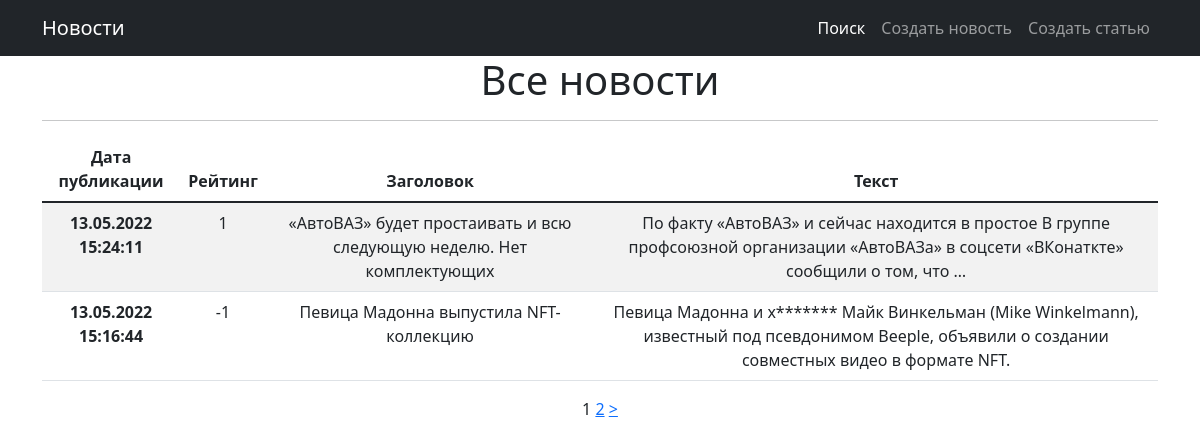
The page /news/ on the database as committed earlier.
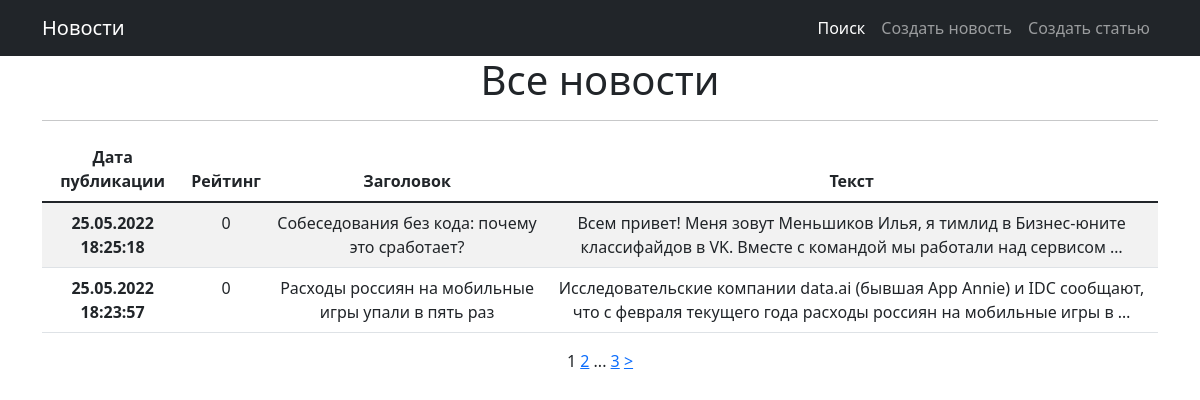
The same page on the database as committed later.
### news/models.py (models this page shows, shortened)
class Post(models.Model):
    types = models.CharField(max_length=2, choices=POST_TYPES, default=news)
    date_create = models.DateTimeField(auto_now_add=True)
    header = models.CharField(max_length=255)
    text = models.TextField()
    rating = models.IntegerField(default=0)
    author_id = models.ForeignKey(Author, on_delete=models.CASCADE)
    categories = models.ManyToManyField(Category, through='PostCategory')

### news/views.py (the view)
# urls.py: path('news/', PostList.as_view(), name='postlist'),
class PostList(ListView):
    model = Post
    ordering = '-date_create'
    template_name = 'news/postlist.html'
    context_object_name = 'posts'
    paginate_by = paginator_items_count #ограничение вывода на страницу

### news/templatetags/custom_filters.py (called while the page is built)
def replace(match):
    word = match.group()
    if word.lower() in bad_words:
        return word[0] + '*' * (len(word) - 1)
    else:
        return word

@register.filter()
def censor(value):
    return re.sub(r'\b\w*\b', replace, value, flags=re.I | re.U)

### news/templatetags/custom_tags.py (called while the page is built)
@register.simple_tag(takes_context=True)
def url_replace(context, **kwargs):
   d = context['request'].GET.copy()
   for k, v in kwargs.items():
       d[k] = v
   return d.urlencode()

### templates/news/postlist.html (shortened to what this page needs)
{% extends 'news/default.html' %}
{% load custom_filters %}
{% load custom_tags %}
{% block content %}
   <h1>Все новости</h1>
   <hr>
   {% if posts %}
        <table class="table table-striped">
            <thead>
                <tr>
                    <th scope="col">Дата публикации</th>
                    <th scope="col">Рейтинг</th>
                    <th scope="col">Заголовок</th>
                    <th scope="col">Текст</th>
                </tr>
            </thead>
            <tbody>
           {% for p in posts %}
           <tr>
               <th>{{ p.date_create|date:'d.m.Y H:i:s' }}</th>
               <td>{{ p.rating }}</td>
               <td>{{ p.header|censor }}</td>
               <td>{{ p.text|truncatewords:20|censor }}</td>
           </tr>
           {% endfor %}
            </tbody>
        </table>
   {% else %}
       <h2>Публикации отсутствуют!</h2>
   {% endif %}
{% endblock content %}

### templates/news/default.html (shortened to what this page needs)
<!DOCTYPE html>
<html lang="en">
    <head>
        {% load static %}
        <link href="{% static 'css/styles.css' %}" rel="stylesheet" />
    </head>
    <body>
        <nav class="navbar navbar-expand-lg navbar-dark bg-dark">
            <div class="container">
                <a class="navbar-brand" href="{% url 'postlist' %}">Новости</a>
                <div class="collapse navbar-collapse" id="navbarSupportedContent">
                    <ul class="navbar-nav ms-auto mb-2 mb-lg-0">
                        <li class="nav-item"><a class="nav-link active" aria-current="page" href="{% url 'postlist_search' %}">Поиск</a></li>
                        <li class="nav-item"><a class="nav-link" href="{% url 'news_create' %}">Создать новость</a></li>
                        <li class="nav-item"><a class="nav-link" href="{% url 'art_create' %}">Создать статью</a></li>
                    </ul>
                </div>
            </div>
        </nav>
        <div class="container">
            <div class="row">
                <div class="col-lg-12 text-center">
                   {% block content %}
                   {% endblock content %}
                </div>
            </div>
            {% if page_obj.has_other_pages %}
            <div class="row">
                <div class="col-lg-12 text-center">
                    {{ page_obj.number }}
                    {% if page_obj.has_next %}
                        <a href="?{% url_replace page=page_obj.next_page_number %}">{{ page_obj.next_page_number }}</a>
                        {% if paginator.num_pages != page_obj.next_page_number %}
                            ...
                            <a href="?{% url_replace page=page_obj.paginator.num_pages %}">{{ page_obj.paginator.num_pages }}</a>
                        {% endif %}
                        <a href="?{% url_replace page=page_obj.next_page_number %}">&gt;</a>
                    {% endif %}
                </div>
            </div>
            {% endif %}
        </div>
    </body>
</html>

Rows that differ between the two databases and show on the page:
no longer on this page (row unchanged): Post: date_create "13.05.2022 15:24:11", rating "1", header|censor "«АвтоВАЗ» будет простаивать и всю следующую неделю. Нет комплектующих", text|censor "По факту «АвтоВАЗ» и сейчас находится в простое В группе профсоюзной организации «АвтоВАЗа» в соцсети «ВКонаткте» сообщили о том, что …"
no longer on this page (row unchanged): Post: date_create "13.05.2022 15:16:44", rating "-1", header|censor "Певица Мадонна выпустила NFT-коллекцию", text|censor "Певица Мадонна и х******* Майк Винкельман (Mike Winkelmann), известный под псевдонимом Beeple, объявили о создании совместных видео в формате NFT."
added Post: date_create "25.05.2022 18:25:18", rating "0", header|censor "Собеседования без кода: почему это сработает?", text|censor "Всем привет! Меня зовут Меньшиков Илья, я тимлид в Бизнес-юните классифайдов в VK. Вместе с командой мы работали над сервисом …"
added Post: date_create "25.05.2022 18:23:57", rating "0", header|censor "Расходы россиян на мобильные игры упали в пять раз", text|censor "Исследовательские компании data.ai (бывшая App Annie) и IDC сообщают, что с февраля текущего года расходы россиян на мобильные игры в …"
Other text that changed with them:
{{ page_obj.paginator.num_pages }}: (not shown) → "3"
